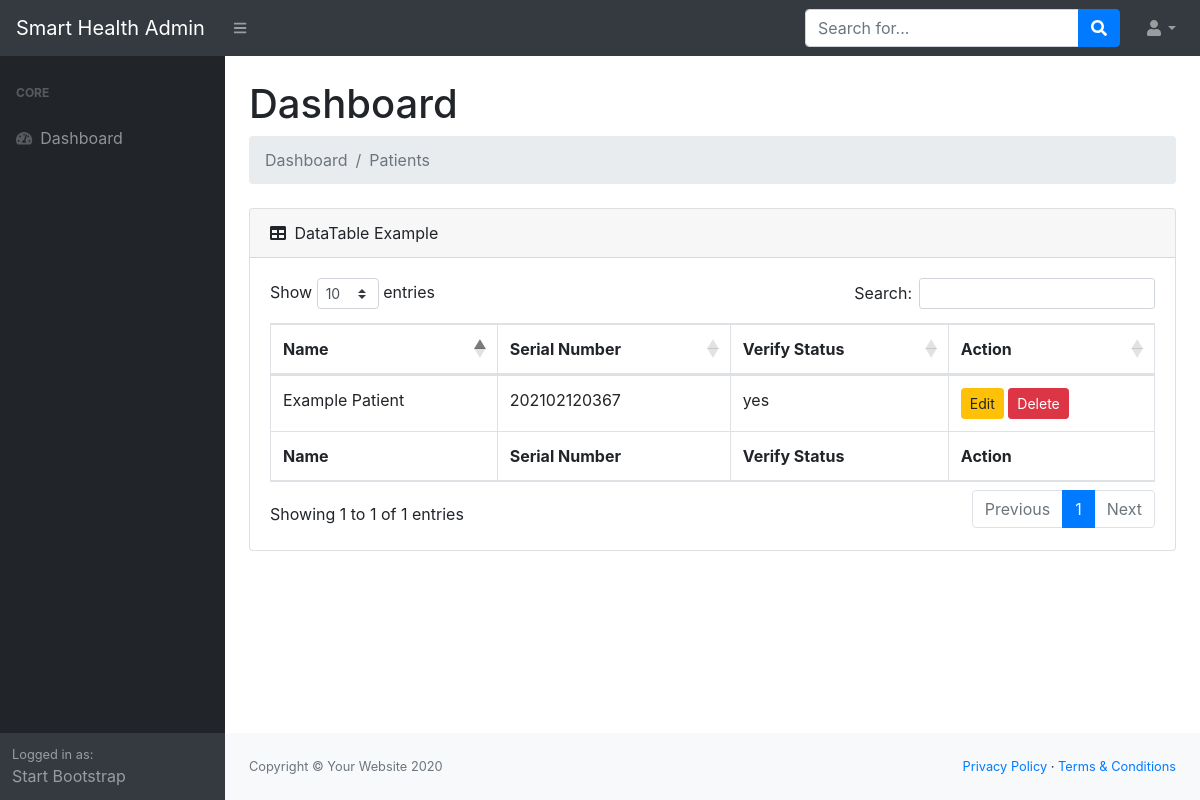
/main/all-patient/ (signed in), run on the app's committed database.
### users/models.py (models this page shows, shortened)
class User(AbstractUser):
    USER_TYPE_CHOICES = (
        (1, 'admin'),
        (2, 'doctor'),
        (3, 'patients'),
        (4, 'doctor admin'),
        (5, 'patient admin'),
    )
    VERIFY_STATUS = (
        ('yes', 'yes'),
        ('no', 'no')
    )
    GENDER_CHOICES = (
        ('Male', 'Male'),
        ('Female', 'Female'),
    )
    BG_CHOICES = (
        ('O+', 'O+'),
        ('O-', 'O-'),
        ('A+', 'A+'),
        ('A-', 'A-'),
        ('B+', 'B+'),
        ('B-', 'B-'),
        ('AB+', 'AB+'),
        ('AB-', 'AB-'),
    )
    DESIGNATION_CHOICES = (
        ('Professor', 'Professor'),
	    ('Associate Professor', 'Associate Professor'),
	    ('Assistant Professor', 'Assistant Professor'),
        ('Consultant', 'Consultant'),
	    ('Registras', 'Registras'),
	    ('Assistant Registras', 'Assistant Registras'),
	    ('IMO', 'IMO'),
        ('EMO', 'EMO'),
        ('RMO', 'RMO'),
        ('HMO', 'HMO'),
        ('Other', 'Other')
    )
    username = None
    sn = models.CharField(verbose_name='Serial Number', max_length=12, unique=True, error_messages={'required': 'Your Name is Required'})
    pm_division = models.ForeignKey(Division, verbose_name='Division', related_name='pm_division', on_delete=models.DO_NOTHING, null=True, blank=True)
    pm_district = models.ForeignKey(District, verbose_name='District', related_name='pm_district', on_delete=models.DO_NOTHING, null=True, blank=True)
    pm_thana = models.ForeignKey(Thana, verbose_name='Thana', related_name='pm_thana', on_delete=models.DO_NOTHING, null=True, blank=True)
    ps_division = models.ForeignKey(Division, verbose_name='Division', related_name='ps_division', on_delete=models.DO_NOTHING, null=True, blank=True)
    ps_district = models.ForeignKey(District, verbose_name='District', related_name='ps_district', on_delete=models.DO_NOTHING, null=True, blank=True)
    ps_thana = models.ForeignKey(Thana, verbose_name='Thana', related_name='ps_thana', on_delete=models.DO_NOTHING, null=True, blank=True)
    pm_village = models.CharField(verbose_name='Village',max_length=50, null=True, blank=True)
    ps_village = models.CharField(verbose_name='Village',max_length=50, null=True, blank=True)
    pm_union = models.CharField(verbose_name='Union',max_length=50, null=True, blank=True)
    ps_union = models.CharField(verbose_name='Union',max_length=50, null=True, blank=True)
    pm_ward = models.CharField(verbose_name='Ward',max_length=50, null=True, blank=True)
    ps_ward = models.CharField(verbose_name='Ward',max_length=50, null=True, blank=True)
    birthday = models.DateField(null=True, blank=True)
    image = models.ImageField(default='default.jpg', upload_to='users', null=True, blank=True)
    verified = models.CharField(max_length=10, choices=VERIFY_STATUS, null=True, default='no')
    user_type = models.PositiveIntegerField(choices=USER_TYPE_CHOICES, default=3, blank=True, null=True)
    mobile = models.CharField(verbose_name='Mobile Number', max_length=11, blank=True)
    payment = models.CharField(verbose_name='Payment Number', max_length=11, null=True, blank=True)
    nid = models.CharField(verbose_name='National ID', max_length=10, unique=True, blank=True, null=True)
    bma = models.CharField(verbose_name='BMA Code', max_length=20, unique=True, blank=True, null=True)
    institute = models.CharField(verbose_name='Institute', max_length=100, blank=True, null=True)
    designation = models.CharField(verbose_name='Designation', max_length=50, choices=DESIGNATION_CHOICES, blank=True, null=True)
    specialist = models.ForeignKey(Speciality, verbose_name='Specialist', blank=True, null=True, on_delete=models.CASCADE)
    father_name = models.CharField(verbose_name='Father\'s name', max_length=25, null=True, blank=True)
    mother_name = models.CharField(verbose_name='Mother\'s name', max_length=25, null=True, blank=True)
    father_mobile = models.CharField(verbose_name='Father\'s Mobile', max_length=11, null=True, blank=True)
    mother_mobile = models.CharField(verbose_name='Mother\'s Mobile', max_length=11, null=True, blank=True)
    bg = models.CharField(verbose_name='Blood Group', max_length=11, choices=BG_CHOICES, null=True, blank=True)
    gender = models.CharField(verbose_name='Select Gender', max_length=11, choices=GENDER_CHOICES, null=True, blank=True)
    USERNAME_FIELD = 'sn'

### users/views.py (the view)
# urls.py: path('main/all-patient/', allpatient, name='all-patient'),
@login_required
def allpatient(request):
    ctx = {
        'patients' : User.objects.filter(user_type=3)
    }
    return render(request, 'users/admin/patients.html', context=ctx)

### users/templates/users/admin/patients.html
{% extends 'users/admin/base.html' %}
{% block content %}
<h1 class="mt-4">Dashboard</h1>
<ol class="breadcrumb mb-4">
    <li class="breadcrumb-item active">Dashboard</li>
    <li class="breadcrumb-item active">Patients</li>
</ol>
<div class="card mb-4">
    <div class="card-header">
        <i class="fas fa-table mr-1"></i>
        DataTable Example
    </div>
    <div class="card-body">
        <div class="table-responsive">
            <table class="table table-bordered" id="dataTable" width="100%" cellspacing="0">
                <thead>
                    <tr>
                        <th>Name</th>
                        <th>Serial Number</th>
                        <th>Verify Status</th>
                        <th>Action</th>
                    </tr>
                </thead>
                <tfoot>
                    <tr>
                        <th>Name</th>
                        <th>Serial Number</th>
                        <th>Verify Status</th>
                        <th>Action</th>
                    </tr>
                </tfoot>
                <tbody>
                    {% for patient in patients %}
                    <tr>
                        <td>{{ patient.first_name }} {{ patient.last_name }}</td>
                        <td>{{ patient.sn }}</td>
                        <td>{{ patient.verified }}</td>
                        <td>
                            <a href="{% url 'apatient-update' patient.id %}" class="btn btn-sm btn-warning">Edit</a>
                            <a href="{% url 'user-delete' patient.id %}" class="btn btn-sm btn-danger">Delete</a>
                        </td>
                    </tr>
                    {% endfor %}
                </tbody>
            </table>
        </div>
    </div>
</div>
{% endblock content %}

### data on the page
User: first_name "Example", last_name "Patient", sn "202102120367", verified "yes"
